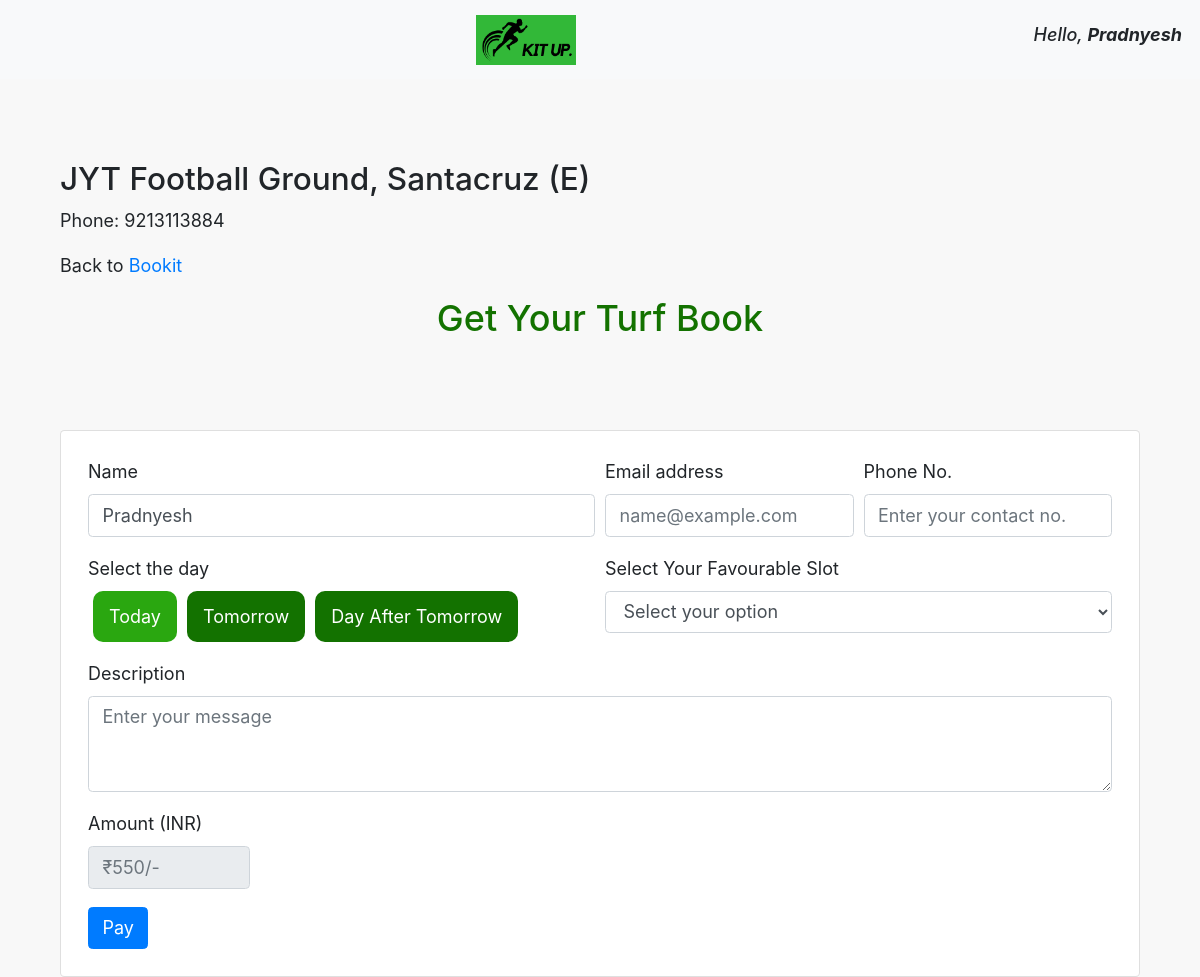
The app's page /bookit/form/JYT Football Ground/ (signed in) with its own data.
### btbookturf/models.py (models this page shows)
class Ground(models.Model):
    name=models.CharField(max_length=100)
    address=models.CharField(max_length=300)
    phone=models.CharField(max_length=10)
    ground_description=models.CharField(max_length=300,default=" ")
    def __str__(self):
        return self.name

### btbookturf/views.py (the view)
# urls.py: path('bookit/form/<str:name>/',views.form, name="form"),
def form(request,name):
    try:
        exuser=request.user
        Ex_User = User.objects.get(pk=exuser.pk)
        spec_ground = Ground.objects.get(name=name)
        slots = Slot.objects.all()
        slots1=Slot()
        slots2=Slot.objects.values('id')
        booking=Booking()
        abc1=Booking.objects.filter(venue__name=spec_ground).values('slot__id')
        slotBooked=Booking.objects.filter(venue__name=spec_ground).values('slot__start_time','slot__end_time')
        allSlots=Slot.objects.values('start_time')
        slotsToday=datetime.date.today()
        bookingsToday=Booking.objects.filter(book_date=slotsToday,venue__name=spec_ground)
        avlSlotsToday=[]
        for slot in allSlots.values():
            is_open = True
            for booked_slot in bookingsToday.values():
                if slot['id'] == booked_slot['slot_id']:
                    is_open = False
                    break
            if is_open:
                avlSlotToday = slot.copy()
                avlSlotsToday.append(avlSlotToday)
                print("open -->", slot)
        print("-----")
        slotsTomorrow=datetime.date.today()+datetime.timedelta(1)
        bookingsTomorrow=Booking.objects.filter(book_date=slotsTomorrow,venue__name=spec_ground)
        avlSlotsTomorrow=[]
        for slot in allSlots.values():
            is_open = True
            for booked_slot in bookingsTomorrow.values():
                if slot['id'] == booked_slot['slot_id']:
                    is_open = False
                    break
            if is_open:
                avlSlotTomorrow = slot.copy()
                avlSlotsTomorrow.append(avlSlotTomorrow)
                print("open -->", slot)
        print("-----")
        slotsDayAfTomo=datetime.date.today()+datetime.timedelta(2)
        bookingsAfTomorrow=Booking.objects.filter(book_date=slotsDayAfTomo,venue__name=spec_ground)
        avlSlotsDayfT=[]
        for slot in allSlots.values():
            is_open = True
            for booked_slot in bookingsAfTomorrow.values():
                if slot['id'] == booked_slot['slot_id']:
                    is_open = False
                    break
            if is_open:
                avlSlotDayfT = slot.copy()
                avlSlotsDayfT.append(avlSlotDayfT)
                print("open -->", slot)
        print("-----")
        avlSlots=[]
        for slot in allSlots.values():
            is_open = True
            for booked_slot in slotBooked.values():
                if slot['id'] == booked_slot['slot_id']:
                    is_open = False
                    break
            if is_open:
                avlSlot = slot.copy()
                avlSlots.append(avlSlot)
                print("open -->", slot)
        context={
        'avlSlot':avlSlots,
        'avlSlotsToday':avlSlotsToday,
        'avlSlotsTomorrow':avlSlotsTomorrow,
        'avlSlotsDayfT':avlSlotsDayfT,
        'selectedGround':spec_ground,
        'allslots':slots,
        'user':exuser,
        }
        template = loader.get_template('bookingform.html')
        return HttpResponse(template.render(context,request))
    except:
        return redirect('login')

### templates/bookingform.html (shortened to what this page needs)
{% extends 'base.html' %}
{% load static %}
    {% block content %}
    <div class="container">
        {% if user.is_authenticated %}
        <h3><span name="groundName">{{ selectedGround.name }},</span> {{ selectedGround.address }}</h3>
        <p>Phone: {{ selectedGround.phone }}</p>
        <p>Back to <a href="{% url 'bookIt' %}">Bookit</a></p>
        <div>
            <h2 style="text-align: center; color: #137200;">Get Your Turf Book</h2>
        </div>
        <br />
        <br />
        <br />
        <div class="card p-4 shadow">
            <form method="POST" action="{% url 'formSub' selectedGround.name %}" onsubmit="handle_form_submission()">
                <div class="form-row">
                    <div class="form-group col-md-6">
                        <label for="exampleFormControlInput1">Name</label>
                        <input type="text" name="name" class="form-control" id="exampleFormControlInput1"
                            placeholder="Enter your Team name" value="{{ user.first_name }}" required>
                    </div>
                    <div class="form-group col-md-3">
                        <label for="exampleFormControlInput2">Email address</label>
                        <input type="email" name="email" class="form-control" id="exampleFormControlInput2"
                            placeholder="name@example.com">
                    </div>
                    <div class="form-group col-md-3">
                        <label for="exampleFormControlInput3">Phone No.</label>
                        <input type="tel" name="contactNo" class="form-control" id="exampleFormControlInput3"
                            placeholder="Enter your contact no." maxlength="10" required>
                    </div>
                    <div class="form-group col-md-6">
                        <label for="datefield">Select the day</label>
                        <div id="myBtnContainer" style="display: flex;">
                            <p style="color: white;" class="btn0 activee" onclick="filterSelection('today')">
                                Today</p>
                            <p style="color: white;" class="btn0" onclick="filterSelection('tomorrow')">
                                Tomorrow</p>
                            <p style="color: white;" class="btn0" onclick="filterSelection('dayaftom')">Day
                                After Tomorrow</p>
                        </div>
                    </div>
                    <div class="form-group col-md-6">
                        <label for="exampleFormControlSelect1">Select Your Favourable Slot</label>
                        <div class="today filterDiv">
                            <select class="form-control"  id="exampleFormControlSelect1" >
                                <option value="" disabled selected>Select your option</option>
                            </select>
                        </div>
                    </div>
                    <div class="form-group col-md-12">
                        <label for="exampleFormControlTextarea1">Description</label>
                        <textarea class="form-control" name="description" placeholder="Enter your message"
                            id="exampleFormControlTextarea1" rows="3"></textarea>
                    </div>
                    <div class="form-group col-md-2">
                        <label for="exampleFormControlInput4">Amount (INR)</label>
                        <input class="form-control" id="exampleFormControlInput4" type="text" placeholder="₹550/-"
                            readonly>
                    </div>
                </div>
                <button type="submit" id="rzp-button1 btnSubmit" name="submitbooking" class="btn btn-primary" onclick=""
                    onsubmit="return handle_form_submission()">Pay</button>
            </form>
            {% endif %}
        </div>
    </div>
    </div>
    {% endblock %}

### templates/navbar.html
<nav class="navbar navbar-light bg-light" style="position: sticky; top: 0; z-index: 2;">
  <a class="navbar-brand mx-auto" href="{% url 'home' %}">
    <img src="/static/images/BT-Turf (2).png" width="100" height="50" class="d-inline-block align-top" alt="">
  </a>
  {% if user.is_authenticated %}
  <h6 style="text-transform: capitalize;"><i>Hello, <b>{{ user.first_name }}</b></i></h6>
  {% endif %}
</nav>

### templates/base.html (style rules this page uses)
body { background-color: #f8f8f8; }
html { font-size: 18px; }

### templates/bookingform.html (style rules this page uses)
.filterDiv { text-align: center; display: none; }
.show { display: block; }
.btn0 { border: none; outline: none; padding: 12px 16px; margin: 0 5px; border-radius: 10px; background-color: #137200; cursor: pointer; }
.btn0.activee { background-color: #2aa710; color: white; }

### records on screen
Ground: name "JYT Football Ground", address "Santacruz (E)", phone "9213113884"

### other values on screen
{{ user.first_name }} "Pradnyesh"
